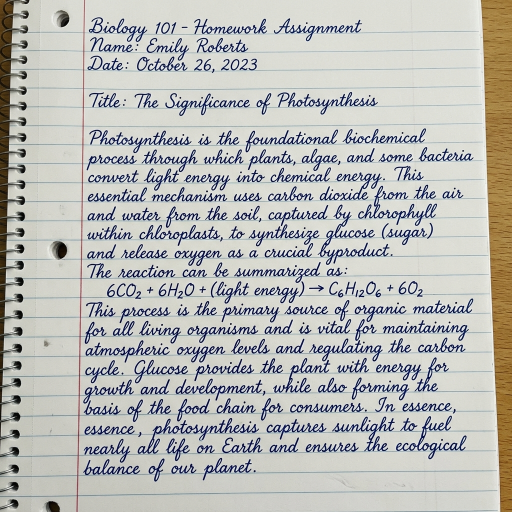
#> input picture Dataset/handwritten_sample.png, 1024 x 1024 px (shown at 1/2 size)
$ python -i preprocess.py   (imports and definitions only)
#> lines starting #> are read from the running program, lines starting #| are printed output that depends on the picture; after the words box and inside, x2 and y2 are one past the last pixel; in counts of white or black regions, pixels touching at a corner belong together
import cv2
import numpy as np
import logging

logger = logging.getLogger(__name__)

def deskew_image(gray_img):
    """
    Detects the skew angle of the text and rotates the image to straighten it.
    Uses a downscaled thumbnail to calculate angle with minimal memory footprint.
    """
    try:
        h, w = gray_img.shape[:2]

        # Downscale thumbnail for skew angle calculation (prevents huge memory allocation)
        max_thumb = 400
        scale = max_thumb / max(h, w) if max(h, w) > max_thumb else 1.0
        if scale < 1.0:
            thumb = cv2.resize(gray_img, (int(w * scale), int(h * scale)), interpolation=cv2.INTER_AREA)
        else:
            thumb = gray_img

        # Binarize inverted thumbnail to find text pixels
        thresh = cv2.threshold(thumb, 0, 255, cv2.THRESH_BINARY_INV + cv2.THRESH_OTSU)[1]

        # Get coordinates of text pixels
        pts = cv2.findNonZero(thresh)
        if pts is None or len(pts) < 10:
            return gray_img, 0.0

        # Calculate skew angle using minAreaRect
        rect = cv2.minAreaRect(pts)
        angle = rect[-1]

        # OpenCv minAreaRect returns angle in range [-90, 0) in older versions
        # and [0, 90] in newer ones. Normalize it.
        if angle < -45:
            angle = -(90 + angle)
        elif angle > 45:
            angle = 90 - angle
        else:
            angle = -angle

        # Ignore extremely small skew angles to prevent unnecessary interpolation artifacts
        if abs(angle) < 0.5:
            return gray_img, 0.0

        center = (w // 2, h // 2)
        M = cv2.getRotationMatrix2D(center, angle, 1.0)
        rotated = cv2.warpAffine(
            gray_img, M, (w, h),
            flags=cv2.INTER_LINEAR,
            borderMode=cv2.BORDER_REPLICATE
        )
        logger.info(f"Successfully deskewed image. Calculated skew angle: {angle:.2f} degrees")
        return rotated, round(float(angle), 2)
    except Exception as e:
        logger.warning(f"Deskewing skipped or encountered minor issue: {str(e)}")
        return gray_img, 0.0

# [86 lines left out: function preprocess_pipeline, not called in this run]

>>> import cv2
>>> picture = cv2.imread('../../Dataset/handwritten_sample.png', cv2.IMREAD_GRAYSCALE)
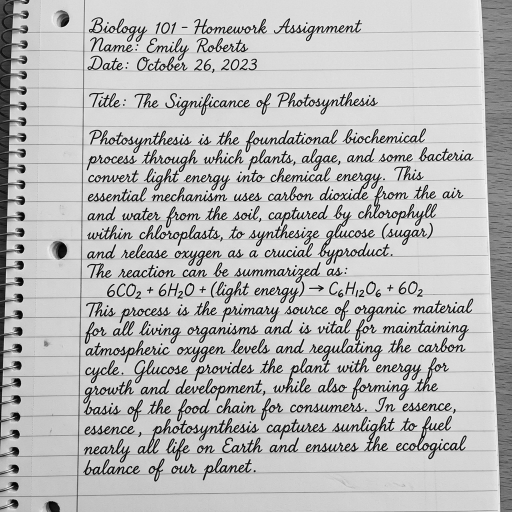
#> picture: shape (1024, 1024) (shown at 1/2 size); min 0, max 255, mean 186.5
>>> result = deskew_image(picture)
#> in deskew_image, `thumb = cv2.resize(gray_img, (int(w * scale), int(h * scale)), interpo..`:
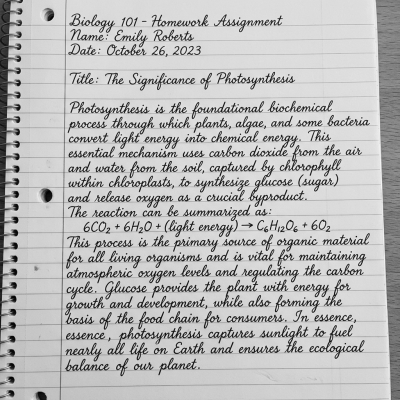
#> thumb: shape (400, 400); min 2, max 243, mean 186.5
#> in deskew_image, `thresh = cv2.threshold(thumb, 0, 255, cv2.THRESH_BINARY_INV + cv2.THRE..`:
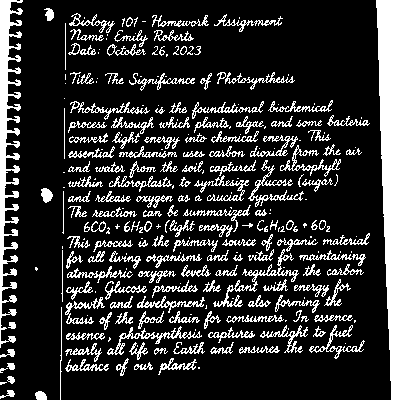
#> thresh: shape (400, 400); 19% white; 262 white regions (99 under 20 px), largest, box (x1, y1, x2, y2) and area: (376, 0, 400, 400) 6639, (0, 0, 23, 348) 3349, (213, 249, 299, 307) 609
#> in deskew_image, `pts = cv2.findNonZero(thresh)`: pts = contour of 30395 points, box (x1, y1, x2, y2) (0, 0, 400, 400), area 524
#> in deskew_image, `rect = cv2.minAreaRect(pts)`: rect = ((199.5, 199.5), (399, 399), -90)
#> in deskew_image, `angle = rect[-1]`: angle = -90
#> in deskew_image, `angle = -(90 + angle)`: angle = 0
